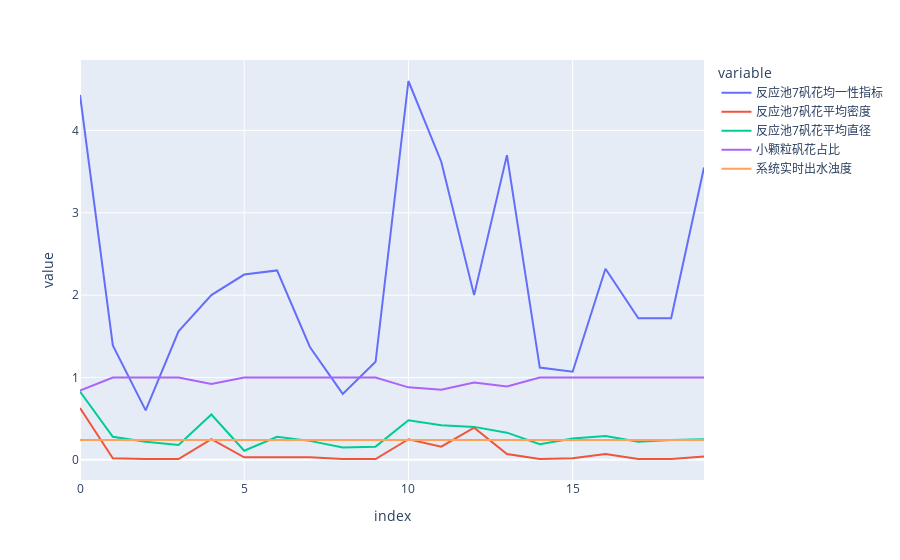

The notebook cell saved with this chart:
### Code cell
df2.head(20).plot.line()

### Figure 1 — Plotly figure (JSON) as saved in the notebook; plotly's stock layout.template omitted (floating-point values rounded to 4 significant figures)
{"data": [{"hovertemplate": "variable=反应池7矾花均一性指标<br>index=%{x}<br>value=%{y}<extra></extra>", "legendgroup": "反应池7矾花均一性指标", "line": {"color": "#636efa", "dash": "solid"}, "marker": {"symbol": "circle"}, "mode": "lines", "name": "反应池7矾花均一性指标", "orientation": "v", "showlegend": true, "type": "scatter", "x": [0, 1, 2, 3, 4, 5, 6, 7, 8, 9, 10, 11, 12, 13, 14, 15, 16, 17, 18, 19], "xaxis": "x", "y": [4.43, 1.39, 0.6, 1.56, 2, 2.25, 2.3, 1.37, 0.8, 1.19, 4.6, 3.62, 2, 3.7, 1.12, 1.07, 2.32, 1.72, 1.72, 3.55], "yaxis": "y"}, {"hovertemplate": "variable=反应池7矾花平均密度<br>index=%{x}<br>value=%{y}<extra></extra>", "legendgroup": "反应池7矾花平均密度", "line": {"color": "#EF553B", "dash": "solid"}, "marker": {"symbol": "circle"}, "mode": "lines", "name": "反应池7矾花平均密度", "orientation": "v", "showlegend": true, "type": "scatter", "x": [0, 1, 2, 3, 4, 5, 6, 7, 8, 9, 10, 11, 12, 13, 14, 15, 16, 17, 18, 19], "xaxis": "x", "y": [0.63, 0.02, 0.01, 0.01, 0.25, 0.03, 0.03, 0.03, 0.01, 0.01, 0.25, 0.16, 0.39, 0.07, 0.01, 0.02, 0.07, 0.01, 0.01, 0.04], "yaxis": "y"}, {"hovertemplate": "variable=反应池7矾花平均直径<br>index=%{x}<br>value=%{y}<extra></extra>", "legendgroup": "反应池7矾花平均直径", "line": {"color": "#00cc96", "dash": "solid"}, "marker": {"symbol": "circle"}, "mode": "lines", "name": "反应池7矾花平均直径", "orientation": "v", "showlegend": true, "type": "scatter", "x": [0, 1, 2, 3, 4, 5, 6, 7, 8, 9, 10, 11, 12, 13, 14, 15, 16, 17, 18, 19], "xaxis": "x", "y": [0.83, 0.28, 0.22, 0.18, 0.55, 0.11, 0.28, 0.23, 0.15, 0.16, 0.48, 0.42, 0.4, 0.33, 0.19, 0.26, 0.29, 0.22, 0.24, 0.25], "yaxis": "y"}, {"hovertemplate": "variable=小颗粒矾花占比<br>index=%{x}<br>value=%{y}<extra></extra>", "legendgroup": "小颗粒矾花占比", "line": {"color": "#ab63fa", "dash": "solid"}, "marker": {"symbol": "circle"}, "mode": "lines", "name": "小颗粒矾花占比", "orientation": "v", "showlegend": true, "type": "scatter", "x": [0, 1, 2, 3, 4, 5, 6, 7, 8, 9, 10, 11, 12, 13, 14, 15, 16, 17, 18, 19], "xaxis": "x", "y": [0.84, 1, 1, 1, 0.92, 1, 1, 1, 1, 1, 0.88, 0.85, 0.94, 0.89, 1, 1, 1, 1, 1, 1], "yaxis": "y"}, {"hovertemplate": "variable=系统实时出水浊度<br>index=%{x}<br>value=%{y}<extra></extra>", "legendgroup": "系统实时出水浊度", "line": {"color": "#FFA15A", "dash": "solid"}, "marker": {"symbol": "circle"}, "mode": "lines", "name": "系统实时出水浊度", "orientation": "v", "showlegend": true, "type": "scatter", "x": [0, 1, 2, 3, 4, 5, 6, 7, 8, 9, 10, 11, 12, 13, 14, 15, 16, 17, 18, 19], "xaxis": "x", "y": [0.24, 0.24, 0.24, 0.24, 0.24, 0.24, 0.24, 0.24, 0.24, 0.24, 0.24, 0.24, 0.24, 0.24, 0.24, 0.24, 0.24, 0.24, 0.24, 0.24], "yaxis": "y"}], "layout": {"legend": {"title": {"text": "variable"}, "tracegroupgap": 0}, "margin": {"t": 60}, "xaxis": {"anchor": "y", "domain": [0, 1], "title": {"text": "index"}}, "yaxis": {"anchor": "x", "domain": [0, 1], "title": {"text": "value"}}}}
